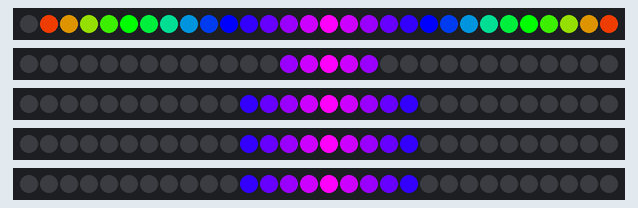
Recording of a sketch running on a simulated Arduino Uno, built with avr-gcc and run on an emulated ATmega328P. On the bench: 5 × 30 RGB LEDs in strip order, left to right. Random numbers use the default seed unless the sketch sets one.

Above: at 0.02 s.
At 5.01 s:
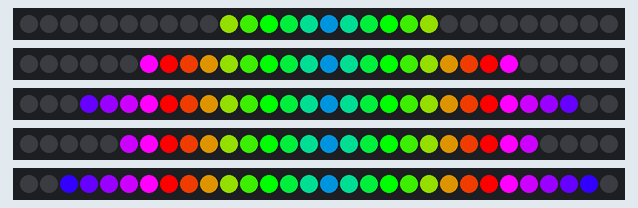
At 9.99 s:
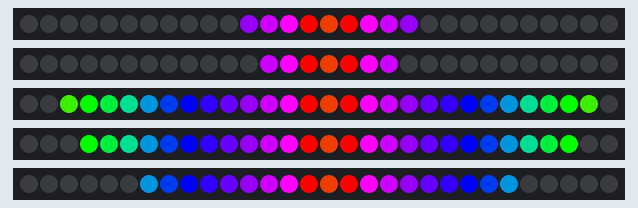
At 19.96 s:
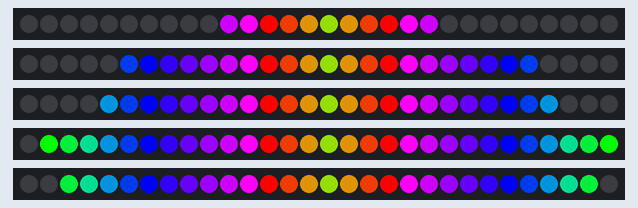
At 29.93 s:
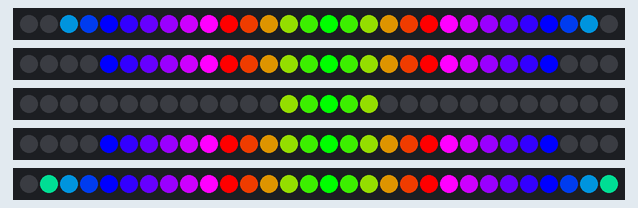
At 39.9 s:
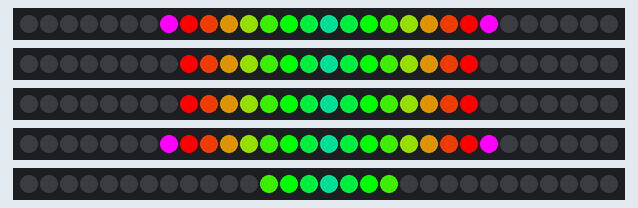

The sketch:

AudioVisualizerMain.ino
```cpp
#include <Adafruit_NeoPixel.h>
#ifdef __AVR__
  #include <avr/power.h>
#endif

#define NUM_PIXELS 30
#define NUM_LED_STRIPS 5
#define WAIT 50
#define WAIT2 2
#define DEBUG 1

// Parameter 1 = number of pixels in strip
// Parameter 2 = Arduino pin number (most are valid)
// Parameter 3 = pixel type flags, add together as needed:
//   NEO_KHZ800  800 KHz bitstream (most NeoPixel products w/WS2812 LEDs)
//   NEO_KHZ400  400 KHz (classic 'v1' (not v2) FLORA pixels, WS2811 drivers)
//   NEO_GRB     Pixels are wired for GRB bitstream (most NeoPixel products)
//   NEO_RGB     Pixels are wired for RGB bitstream (v1 FLORA pixels, not v2)
//   NEO_RGBW    Pixels are wired for RGBW bitstream (NeoPixel RGBW products)

// initiate number of strips

Adafruit_NeoPixel s;

Adafruit_NeoPixel strip_0 = Adafruit_NeoPixel(NUM_PIXELS, 2, NEO_GRB + NEO_KHZ800);
Adafruit_NeoPixel strip_1 = Adafruit_NeoPixel(NUM_PIXELS, 3, NEO_GRB + NEO_KHZ800);
Adafruit_NeoPixel strip_2 = Adafruit_NeoPixel(NUM_PIXELS, 4, NEO_GRB + NEO_KHZ800);
Adafruit_NeoPixel strip_3 = Adafruit_NeoPixel(NUM_PIXELS, 5, NEO_GRB + NEO_KHZ800);
Adafruit_NeoPixel strip_4 = Adafruit_NeoPixel(NUM_PIXELS, 6, NEO_GRB + NEO_KHZ800);

//Adafruit_NeoPixel strip_5 = Adafruit_NeoPixel(NUM_PIXELS, 7, NEO_GRB + NEO_KHZ800);
//Adafruit_NeoPixel strip_6 = Adafruit_NeoPixel(NUM_PIXELS, 8, NEO_GRB + NEO_KHZ800);
//Adafruit_NeoPixel strip_7 = Adafruit_NeoPixel(NUM_PIXELS, 9, NEO_GRB + NEO_KHZ800);
//Adafruit_NeoPixel strip_8 = Adafruit_NeoPixel(NUM_PIXELS, 10, NEO_GRB + NEO_KHZ800);
//Adafruit_NeoPixel strip_9 = Adafruit_NeoPixel(NUM_PIXELS, 11, NEO_GRB + NEO_KHZ800);

// IMPORTANT: To reduce NeoPixel burnout risk, add 1000 uF capacitor across
// pixel power leads, add 300 - 500 Ohm resistor on first pixel's data input
// and minimize distance between Arduino and first pixel.  Avoid connecting
// on a live circuit...if you must, connect GND first.

void setup() {
#ifdef DEBUG
Serial.begin(9600);
#endif

  strip_0.begin();
  strip_1.begin();
  strip_2.begin();
  strip_3.begin();
  strip_4.begin();


  strip_0.show(); // Initialize all pixels to 'off'
  strip_1.show();
  strip_2.show();
  strip_3.show();
  strip_4.show();

 void setColors( uint32_t newColors);
}
uint32_t colors[NUM_LED_STRIPS][NUM_PIXELS];  //initiate 2D array of colors
byte frequency[NUM_LED_STRIPS];
//uint32_t temp[NUM_LED_STRIPS][NUM_PIXELS];  //initiate 2D array of colors
int t,u;
void loop() {
  for(int i=0; i<NUM_LED_STRIPS; i++) {
    frequency[i] = random(50,255);
  }
  colorSoundBar(frequency);
//   vRainbowCycle();
//   rainbowRow();
}

void colorSoundBar(byte freq[]) {
  uint16_t k=NUM_PIXELS/2, freqFactor=255/NUM_PIXELS;
  for(int i=0; i<NUM_LED_STRIPS; i++) {
    for(int j=0; j<NUM_PIXELS; j++) {
      if (j>(k-freq[i]/freqFactor/2)  && j<k) {colors[i][j] = BarColor(((k-j)-u));}
      else if (j>k && j<(k+freq[i]/freqFactor/2)) {colors[i][j] = BarColor(((j-k)-u));}
      else if (j==k) colors[i][j] = BarColor(-u); //define middle color here
      else colors[i][j] = s.Color(0,0,0);

    }

  }
  if(t%WAIT2==0) {u++;} //erase if color change not desired
  t++;
  setColors(colors);

}

//Input WheelPos takes in 0-255 value
uint32_t BarColor(byte WheelPos) {
  WheelPos = WheelPos & NUM_PIXELS/2;
  if(WheelPos <= (NUM_PIXELS/6)) {
    return s.Color(255 - WheelPos * (255/(NUM_PIXELS/6)),0, 255);
  }
  if(WheelPos <= (NUM_PIXELS/3)) {
    WheelPos -= (NUM_PIXELS/6);
    return s.Color(0, WheelPos * (255/(NUM_PIXELS/6)), 255 - WheelPos * (255/(NUM_PIXELS/6)));
  }
  WheelPos -= (NUM_PIXELS/3);
  return s.Color(WheelPos * (255/(NUM_PIXELS/6)), 255 - WheelPos * (255/(NUM_PIXELS/6)), 0);
}


/*
void dRainbowCycle() {
   for (int j=0; j<NUM_PIXELS; j++) {
    for (int i=0; i<NUM_LED_STRIPS; i++){
     colors[i][j]=Wheel( (i+9*j) % 255);
     }
   }
   saveCurrentState(colors, temp);

}
*/

//__________VERTICAL_RAINBOW_CYCLE____________
//meshes a rainbow down each strip
void vRainbowCycle() {
   for (int j=0; j<NUM_PIXELS; j++) {
    for (int i=0; i<NUM_LED_STRIPS; i++){
     colors[i][j]=Wheel( (i+9*j) % 255);
     }
   }
   for(int n=0; n<30; n++) {
    for (int j=0; j<NUM_PIXELS; j++) {
      for (int i=0; i<NUM_LED_STRIPS; i++) {
        int x;
        if(j==0) {x=29;}
        else {x=j-1;}
        colors[i][x]=colors[i][j];
      }
    }
    setColors(colors);
  }
}


//__________RAINBOW_ROW____________
//shoots a downward rainbow line
void rainbowRow() {
   for (int j=0; j<NUM_PIXELS; j++) {
    for (int i=0; i<NUM_LED_STRIPS; i++){

//       colors[i][(j-2+30)%29]=colors[i][j];
      colors[i][j]=Wheel( (5*i+9*j) % 255);

       int x;
       if(j==0) {x=29;}
       else {x=j-1;}

       colors[i][x]=s.Color(0,0,0);
    }
    setColors(colors);
   }

}


// Input a value 0 to 255 to get a color value.
// The colours are a transition r - g - b - back to r.
uint32_t Wheel(byte WheelPos) {
  WheelPos = 255 - WheelPos;
  if(WheelPos < 85) {
    return s.Color(255 - WheelPos * 3, 0, WheelPos * 3);
  }
  if(WheelPos < 170) {
    WheelPos -= 85;
    return s.Color(0, WheelPos * 3, 255 - WheelPos * 3);
  }
  WheelPos -= 170;
  return s.Color(WheelPos * 3, 255 - WheelPos * 3, 0);
}

//XXXXXXXXXXXXXXXXXXXXXXXXXXXXXXXXXXXXXXXXXXXXXXXXXXXXXXXXXXXXXXXXXXXXX
// This is the beginning of the functions which set the LED lights.
// saves current state of LED lights into an array.
void saveCurrentState(uint32_t currColors[][30], uint32_t newColors[][30]) {
  for (int i=0; i<NUM_LED_STRIPS;  i++) {
    for (int j=0; j<NUM_PIXELS; j++) {
      newColors[i][j] = currColors[i][j];
    }
  }
}

// setColors() physically sets the LED light of each pixel and shows it.
void setColors(uint32_t newColors[][30]) {
  for (int i=0; i<NUM_LED_STRIPS;  i++) {
    for (int j=0; j<NUM_PIXELS; j++) {
      setLED(i, j, newColors[i][j]);
    }
  }
  strip_0.show();
  strip_1.show();
  strip_2.show();
  strip_3.show();
  strip_4.show();

/* //add for the other 5 LED strips
  strip_5.show();
  strip_6.show();
  strip_7.show();
  strip_8.show();
  strip_9.show();
*/
  delay(WAIT);
}


// this sets the pixel color at a certain node
void setLED(int row, int light, uint32_t c) {
  switch (row) {
    case 0:
      strip_0.setPixelColor(light, c);
      break;
    case 1:
      strip_1.setPixelColor(light, c);
      break;
    case 2:
      strip_2.setPixelColor(light, c);
      break;
    case 3:
      strip_3.setPixelColor(light, c);
      break;
    case 4:
      strip_4.setPixelColor(light, c);
      break;
/* //this is for all 10 lights
    case 5:
      strip_5.setPixelColor(light, c);
      break;
    case 6:
      strip_6.setPixelColor(light, c);
      break;
    case 7:
      strip_7.setPixelColor(light, c);
      break;
    case 8:
      strip_8.setPixelColor(light, c);
      break;
    case 9:
      strip_9.setPixelColor(light, c);
      break;
*/
  }
}
```
